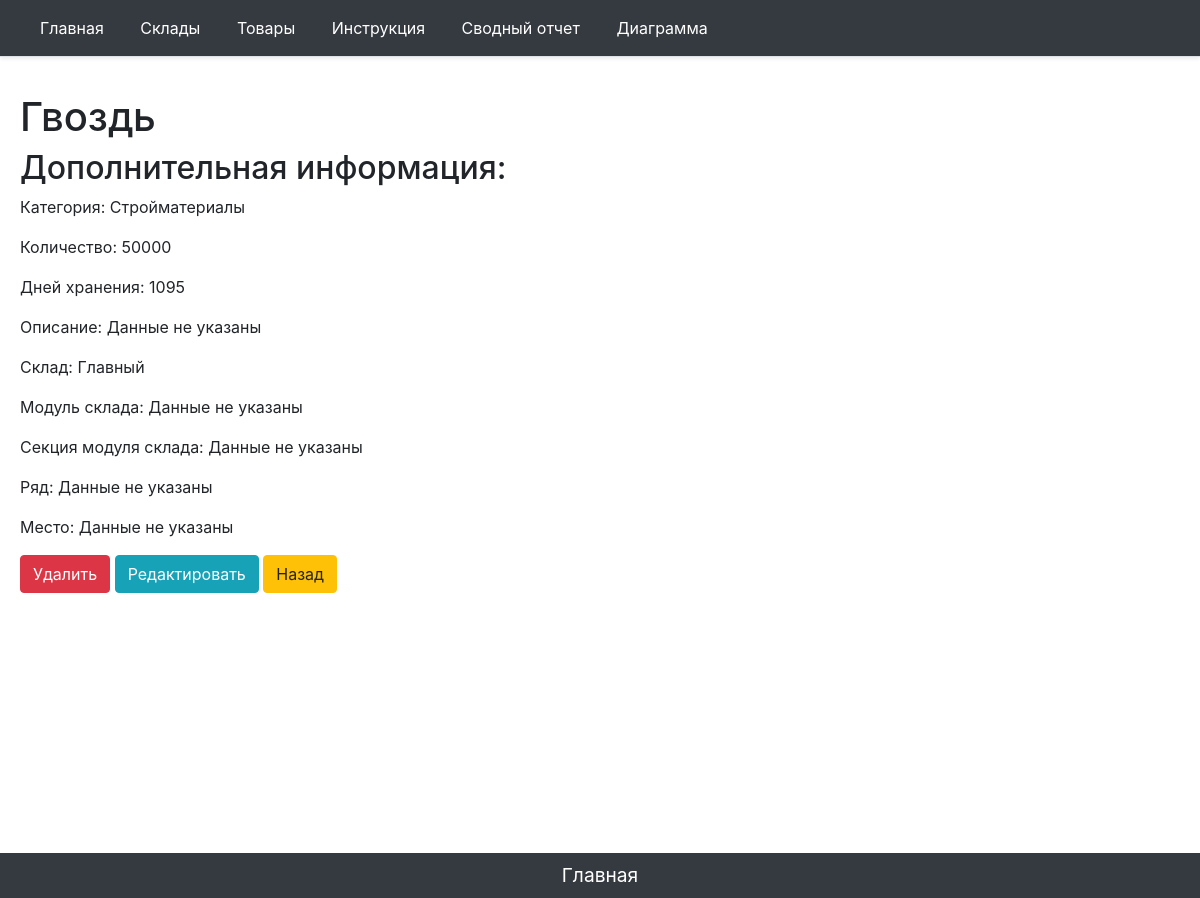
Before: /items/4 with the older database file.
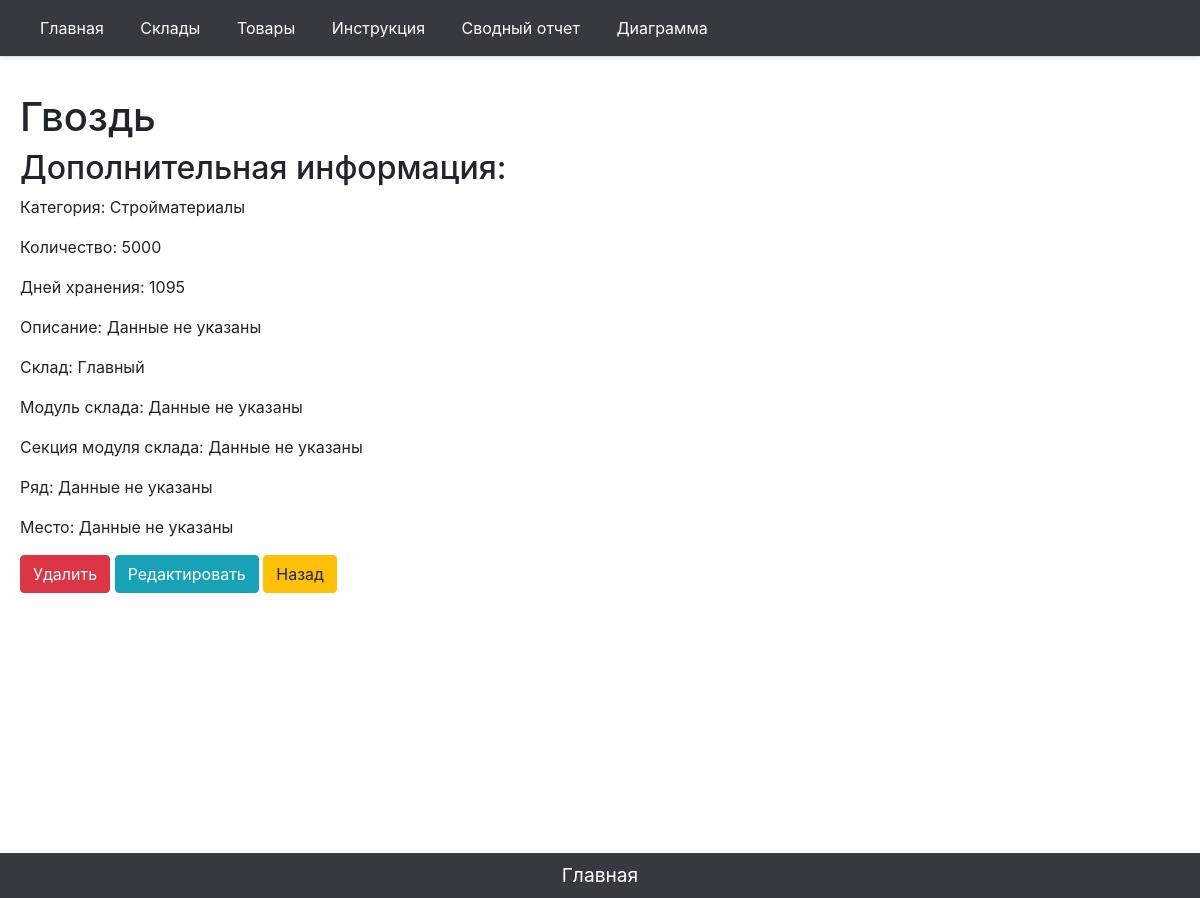
After: the same page with the newer database file.
### main/models.py (models this page shows, shortened)
class ItemNewOne(models.Model):
    ITEM_CATEGORY = (
        ('Мебель', 'Мебель'),
        ('Стройматериалы', 'Строительные материалы'),
        ('Инструменты', 'Инструменты для выполнения строительных,отделочных работ'),
        ('Техника', 'Технические средства, машины для строительных, отделочных работ'),
    )
    ITEM_MODULE = (
        ('А', 'А'),
        ('Б', 'Б'),
        ('В', 'В'),
        ('Г', 'Г'),
        ('Д', 'Д'),
        ('Е', 'Е'),
        ('Ж', 'Ж'),
        ('З', 'З'),
    )
    ITEM_SECTION =(
        ('S-1', 'S-1'),
        ('S-2', 'S-2'),
        ('S-3', 'S-3'),
        ('S-4', 'S-4'),
        ('S-5', 'S-5'),
        ('S-6', 'S-6'),
        ('S-7', 'S-7'),
        ('S-8', 'S-8'),
        ('S-9', 'S-9'),
        ('S-10', 'S-10'),
        ('S-11', 'S-11'),
        ('S-12', 'S-12'),
        ('S-13', 'S-13'),
        ('S-14', 'S-14'),
        ('S-15', 'S-15'),
        ('S-16', 'S-16'),
    )
    ITEM_ROW=(
        ('1', '1'),
        ('2', '2'),
        ('3', '3'),
        ('4', '4'),
        ('5', '5'),
        ('6', '6'),
        ('7', '7'),
        ('8', '8'),
        ('9', '9'),
        ('10', '10'),
        ('11', '11'),
        ('12', '12'),
        ('13', '13'),
        ('14', '14'),
        ('15', '15'),
        ('16', '16'),
        ('17', '17'),
        ('18', '18'),
        ('19', '19'),
        ('20', '20'),
        ('21', '21'),
        ('22', '22'),
        ('23', '23'),
        ('24', '24'),
        ('25', '25'),
        ('26', '26'),
        ('27', '27'),
        ('28', '28'),
        ('29', '29'),
        ('30', '30'),
        ('31', '31'),
        ('32', '32'),
    )
    ITEM_PLACE = (
        ('М1', 'М1'),
        ('М2', 'М2'),
        ('М3', 'М3'),
        ('М4', 'М4'),
        ('М5', 'М5'),
        ('М6', 'М6'),
        ('М7', 'М7'),
        ('М8', 'М8'),
        ('М9', 'М9'),
        ('М10', 'М10'),
        ('М11', 'М11'),
        ('М12', 'М12'),
        ('М13', 'М13'),
        ('М14', 'М14'),
        ('М15', 'М15'),
        ('М16', 'М16'),
        ('М17', 'М17'),
        ('М18', 'М18'),
        ('М19', 'М19'),
        ('М20', 'М20'),
        ('М21', 'М21'),
        ('М22', 'М22'),
        ('М23', 'М23'),
        ('М24', 'М24'),
        ('М25', 'М25'),
        ('М26', 'М26'),
        ('М27', 'М27'),
        ('М28', 'М28'),
        ('М29', 'М29'),
        ('М30', 'М30'),
        ('М31', 'М31'),
        ('М32', 'М32'),
        ('М33', 'М33'),
        ('М34', 'М34'),
        ('М35', 'М35'),
        ('М36', 'М36'),
        ('М37', 'М37'),
        ('М38', 'М38'),
        ('М39', 'М39'),
        ('М40', 'М40'),
        ('М41', 'М41'),
        ('М42', 'М42'),
        ('М43', 'М43'),
        ('М44', 'М44'),
        ('М45', 'М45'),
        ('М46', 'М46'),
        ('М47', 'М47'),
        ('М48', 'М48'),
        ('М49', 'М49'),
        ('М50', 'М50'),
        ('М51', 'М51'),
        ('М52', 'М52'),
        ('М53', 'М53'),
        ('М54', 'М54'),
        ('М55', 'М55'),
        ('М56', 'М56'),
        ('М57', 'М57'),
        ('М58', 'М58'),
        ('М59', 'М59'),
        ('М60', 'М60'),
        ('М61', 'М61'),
        ('М62', 'М62'),
        ('М63', 'М63'),
        ('М64', 'М64'),
        ('М65', 'М65'),
        ('М66', 'М66'),
        ('М67', 'М67'),
        ('М68', 'М68'),
        ('М69', 'М69'),
        ('М70', 'М70'),
        ('М71', 'М71'),
        ('М72', 'М72'),
        ('М73', 'М73'),
        ('М74', 'М74'),
        ('М75', 'М75'),
        ('М76', 'М76'),
        ('М77', 'М77'),
        ('М78', 'М78'),
        ('М79', 'М79'),
        ('М80', 'М80'),
        ('М81', 'М81'),
        ('М82', 'М82'),
        ('М83', 'М83'),
        ('М84', 'М84'),
        ('М85', 'М85'),
        ('М86', 'М86'),
        ('М87', 'М87'),
        ('М88', 'М88'),
        ('М89', 'М89'),
        ('М90', 'М90'),
        ('М91', 'М91'),
        ('М92', 'М92'),
        ('М93', 'М93'),
        ('М94', 'М94'),
        ('М95', 'М95'),
        ('М96', 'М96'),
        ('М97', 'М97'),
        ('М98', 'М98'),
        ('М99', 'М99'),
        ('М100', 'М100'),
        ('М101', 'М101'),
        ('М102', 'М102'),
        ('М103', 'М103'),
        ('М104', 'М104'),
        ('М105', 'М105'),
        ('М106', 'М106'),
        ('М107', 'М107'),
        ('М108', 'М108'),
        ('М109', 'М109'),
        ('М110', 'М110'),
        ('М111', 'М111'),
        ('М112', 'М112'),
        ('М113', 'М113'),
        ('М114', 'М114'),
        ('М115', 'М115'),
        ('М116', 'М116'),
        ('М117', 'М117'),
        ('М118', 'М118'),
        ('М119', 'М119'),
        ('М120', 'М120'),
        ('М121', 'М121'),
        ('М122', 'М122'),
        ('М123', 'М123'),
        ('М124', 'М124'),
        ('М125', 'М125'),
        ('М126', 'М126'),
        ('М127', 'М127'),
        ('М128', 'М128'),
    )
    name = models.CharField('Наименование товара', max_length=100)
    category = models.CharField('Категория',max_length=150, choices=ITEM_CATEGORY)
    amount = models.IntegerField('Количество')
    shelflifeday = models.IntegerField('Дней хранения')
    option = models.TextField('Описание', blank=True)
    foldid = models.ForeignKey(FoldNewOne, on_delete=models.CASCADE, verbose_name="Склад", blank="True")
    camedate = models.DateField('Дата поставки', blank=True, null=True)
    module = models.CharField('Модуль склада', max_length=5,blank=True, choices=ITEM_MODULE)
    section = models.CharField('Секция модуля склада', max_length=5,blank=True, choices=ITEM_SECTION)
    row = models.CharField('Ряд секции', blank=True, max_length=5,choices=ITEM_ROW)
    place = models.CharField('Место в ряду', blank=True, max_length=5,choices=ITEM_PLACE)
    class Meta:
        verbose_name = 'Товар'
        verbose_name_plural = 'Товары'

class FoldNewOne(models.Model):
    name = models.CharField('Название склада', max_length=50)
    parknumber = models.IntegerField('Номер платформы')
    responsible = models.CharField('Ответственный', max_length=50, blank=True)
    adress = models.CharField('Адрес', max_length=200, blank=True)
    square = models.IntegerField('Площадь склада')
    def __str__(self):
        return str(self.name)
    """def get_update_url(self):
        return reverse('fold_update_url',kwargs={'id': self.id})
"""
    class Meta:
        verbose_name = 'Склад'
        verbose_name_plural = 'Склады'

### main/views.py (the view)
# urls.py: path('items/<int:pk>', views.ItemDetailView.as_view(), name='item-detail'),
class ItemDetailView(DetailView):
    model = ItemNewOne
    template_name = 'main/item_detail.html'
    context_object_name = 'items'

### main/templates/main/item_detail.html (shortened to what this page needs)
{% extends 'main/base_template.html' %}
{% block content %}
    <h1>{{ items.name }}</h1>
    <h2>Дополнительная информация:</h2>
    <p>Категория: {{ items.category }}</p>
    <p>Количество: {{ items.amount }}</p>
    <p>Дней хранения: {% if items.shelflifeday != ''%} {{ items.shelflifeday }} {% else %} Данные не указаны {% endif %}</p>
    <p>Описание: {% if items.option != ''%} {{ items.option }} {% else %} Данные не указаны {% endif %}</p>
    <p>Склад: {{ items.foldid }}</p>
    <p>Модуль склада: {% if items.module != ''%} {{ items.module }} {% else %} Данные не указаны {% endif %}</p>
    <p>Секция модуля склада: {% if items.section != ''%} {{ items.section }} {% else %} Данные не указаны {% endif %}</p>
    <p>Ряд: {% if items.row != ''%} {{ items.row }} {% else %} Данные не указаны {% endif %}</p>
    <p>Место: {% if items.place != ''%} {{ items.place }} {% else %} Данные не указаны {% endif %}</p>
    <a href= "{% url 'item-delete' items.id %}" class="btn btn-danger">Удалить</a>
    <a href= "{% url 'item-update' items.id %}" class="btn btn-info">Редактировать</a>
    <a href="{% url 'items_home'%}" class="btn btn-warning">Назад</a>
{% endblock %}
{% block tomain %}
  <footer class="footer">
    <p align = "middle" class = "my-0 me-md-auto fw-normal p-2 text-white bg-dark align-items-center"><a href="{% url 'home' %}"><font color="white"><big>Главная</big></font></a></p>
    </footer>
{% endblock %}

Changed rows visible on the page:
changed ItemNewOne "Гвоздь": amount "50000" → "5000"
